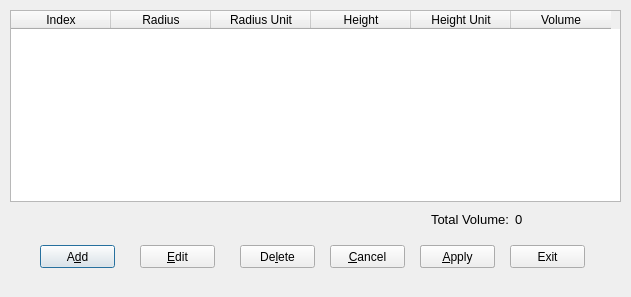
<?xml version="1.0" encoding="UTF-8"?>
<ui version="4.0">
 <class>Dialog</class>
 <widget class="QDialog" name="Dialog">
  <property name="geometry">
   <rect>
    <x>0</x>
    <y>0</y>
    <width>631</width>
    <height>297</height>
   </rect>
  </property>
  <property name="minimumSize">
   <size>
    <width>631</width>
    <height>297</height>
   </size>
  </property>
  <property name="maximumSize">
   <size>
    <width>631</width>
    <height>350</height>
   </size>
  </property>
  <property name="windowTitle">
   <string>Cylinder Volume Calculator</string>
  </property>
  <property name="modal">
   <bool>false</bool>
  </property>
  <widget class="QTableWidget" name="tableWidget">
   <property name="geometry">
    <rect>
     <x>10</x>
     <y>10</y>
     <width>611</width>
     <height>192</height>
    </rect>
   </property>
   <property name="layoutDirection">
    <enum>Qt::LeftToRight</enum>
   </property>
   <property name="locale">
    <locale language="English" country="UnitedStates"/>
   </property>
   <property name="frameShadow">
    <enum>QFrame::Sunken</enum>
   </property>
   <property name="midLineWidth">
    <number>0</number>
   </property>
   <property name="verticalScrollBarPolicy">
    <enum>Qt::ScrollBarAsNeeded</enum>
   </property>
   <property name="horizontalScrollBarPolicy">
    <enum>Qt::ScrollBarAlwaysOff</enum>
   </property>
   <property name="alternatingRowColors">
    <bool>true</bool>
   </property>
   <property name="gridStyle">
    <enum>Qt::SolidLine</enum>
   </property>
   <column>
    <property name="text">
     <string>Index</string>
    </property>
   </column>
   <column>
    <property name="text">
     <string>Radius</string>
    </property>
   </column>
   <column>
    <property name="text">
     <string>Radius Unit</string>
    </property>
   </column>
   <column>
    <property name="text">
     <string>Height</string>
    </property>
   </column>
   <column>
    <property name="text">
     <string>Height Unit</string>
    </property>
   </column>
   <column>
    <property name="text">
     <string>Volume</string>
    </property>
   </column>
  </widget>
  <widget class="QPushButton" name="btnAdd">
   <property name="geometry">
    <rect>
     <x>40</x>
     <y>245</y>
     <width>75</width>
     <height>23</height>
    </rect>
   </property>
   <property name="text">
    <string>A&amp;dd</string>
   </property>
  </widget>
  <widget class="QPushButton" name="btnEdit">
   <property name="geometry">
    <rect>
     <x>140</x>
     <y>245</y>
     <width>75</width>
     <height>23</height>
    </rect>
   </property>
   <property name="text">
    <string>&amp;Edit</string>
   </property>
  </widget>
  <widget class="QPushButton" name="btnDelete">
   <property name="geometry">
    <rect>
     <x>240</x>
     <y>245</y>
     <width>75</width>
     <height>23</height>
    </rect>
   </property>
   <property name="text">
    <string>De&amp;lete</string>
   </property>
  </widget>
  <widget class="QPushButton" name="btnCancel">
   <property name="geometry">
    <rect>
     <x>330</x>
     <y>245</y>
     <width>75</width>
     <height>23</height>
    </rect>
   </property>
   <property name="text">
    <string>&amp;Cancel</string>
   </property>
  </widget>
  <widget class="QPushButton" name="btnExit">
   <property name="geometry">
    <rect>
     <x>510</x>
     <y>245</y>
     <width>75</width>
     <height>23</height>
    </rect>
   </property>
   <property name="text">
    <string>Exit</string>
   </property>
  </widget>
  <widget class="QPushButton" name="btnApply">
   <property name="geometry">
    <rect>
     <x>420</x>
     <y>245</y>
     <width>75</width>
     <height>23</height>
    </rect>
   </property>
   <property name="text">
    <string>&amp;Apply</string>
   </property>
  </widget>
  <widget class="QPushButton" name="btnApplyDelete">
   <property name="geometry">
    <rect>
     <x>420</x>
     <y>245</y>
     <width>75</width>
     <height>23</height>
    </rect>
   </property>
   <property name="text">
    <string>&amp;Apply</string>
   </property>
  </widget>
  <widget class="QLabel" name="lblErrorMessage">
   <property name="geometry">
    <rect>
     <x>40</x>
     <y>210</y>
     <width>181</width>
     <height>21</height>
    </rect>
   </property>
   <property name="font">
    <font>
     <pointsize>10</pointsize>
    </font>
   </property>
   <property name="text">
    <string/>
   </property>
   <property name="alignment">
    <set>Qt::AlignCenter</set>
   </property>
  </widget>
  <widget class="QLabel" name="lblVolume">
   <property name="geometry">
    <rect>
     <x>431</x>
     <y>211</y>
     <width>78</width>
     <height>16</height>
    </rect>
   </property>
   <property name="font">
    <font>
     <pointsize>10</pointsize>
    </font>
   </property>
   <property name="text">
    <string>Total Volume:</string>
   </property>
  </widget>
  <widget class="QLabel" name="lblTotalVolume">
   <property name="geometry">
    <rect>
     <x>515</x>
     <y>211</y>
     <width>101</width>
     <height>16</height>
    </rect>
   </property>
   <property name="font">
    <font>
     <pointsize>10</pointsize>
    </font>
   </property>
   <property name="text">
    <string>0</string>
   </property>
  </widget>
 </widget>
 <resources/>
 <connections/>
</ui>
